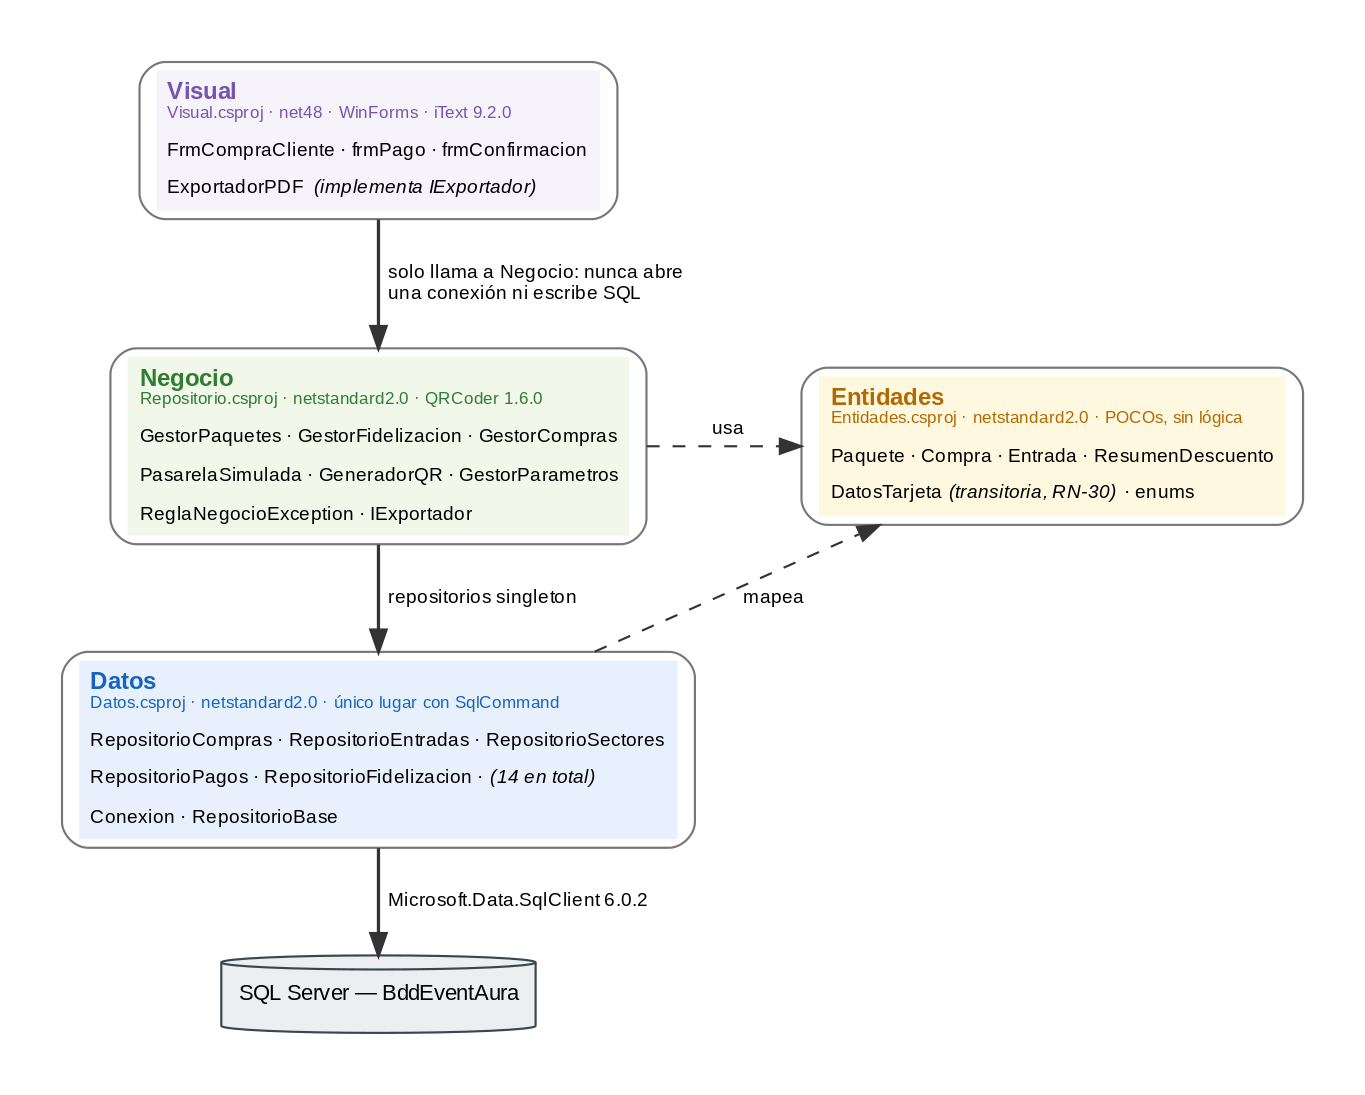

Recreate this plot in Python.
# (d) Arquitectura de la solucion - 4 capas apiladas
import subprocess

def capa(titulo, sub, clases, bg, fg):
    items = "".join(f'<TR><TD ALIGN="LEFT"><FONT POINT-SIZE="9">{c}</FONT></TD></TR>' for c in clases)
    return (f'<<TABLE BORDER="0" CELLBORDER="0" CELLSPACING="2" CELLPADDING="3" BGCOLOR="{bg}">'
            f'<TR><TD ALIGN="LEFT"><FONT POINT-SIZE="11" COLOR="{fg}"><B>{titulo}</B></FONT>'
            f'<BR ALIGN="LEFT"/><FONT POINT-SIZE="8" COLOR="{fg}">{sub}</FONT></TD></TR>'
            f'{items}</TABLE>>')

V = capa("Visual", "Visual.csproj &#183; net48 &#183; WinForms &#183; iText 9.2.0",
         ["FrmCompraCliente &#183; frmPago &#183; frmConfirmacion",
          "ExportadorPDF  <I>(implementa IExportador)</I>"], "#F6F3FB", "#7456AE")
N = capa("Negocio", "Repositorio.csproj &#183; netstandard2.0 &#183; QRCoder 1.6.0",
         ["GestorPaquetes &#183; GestorFidelizacion &#183; GestorCompras",
          "PasarelaSimulada &#183; GeneradorQR &#183; GestorParametros",
          "ReglaNegocioException &#183; IExportador"], "#F1F8E9", "#2E7D32")
D = capa("Datos", "Datos.csproj &#183; netstandard2.0 &#183; único lugar con SqlCommand",
         ["RepositorioCompras &#183; RepositorioEntradas &#183; RepositorioSectores",
          "RepositorioPagos &#183; RepositorioFidelizacion &#183; <I>(14 en total)</I>",
          "Conexion &#183; RepositorioBase"], "#E8F0FE", "#1565C0")
E = capa("Entidades", "Entidades.csproj &#183; netstandard2.0 &#183; POCOs, sin lógica",
         ["Paquete &#183; Compra &#183; Entrada &#183; ResumenDescuento",
          "DatosTarjeta <I>(transitoria, RN-30)</I> &#183; enums"], "#FFF8E1", "#B26A00")

g = f'''
digraph ARQ {{
  rankdir=TB; bgcolor=white; ranksep=0.55; pad=0.4; nodesep=0.5;
  node [shape=box, style="rounded", fontname="Liberation Sans", color="#777777"];
  edge [fontname="Liberation Sans", fontsize=9, color="#333333"];

  V [label={V}]; N [label={N}]; D [label={D}]; E [label={E}];
  SQL [label="SQL Server — BddEventAura", shape=cylinder, style=filled,
       fillcolor="#ECEFF1", color="#37474F", fontsize=10];

  V -> N [penwidth=1.5, label="  solo llama a Negocio: nunca abre\\l  una conexión ni escribe SQL\\l"];
  N -> D [penwidth=1.5, label="  repositorios singleton\\l"];
  D -> SQL [penwidth=1.5, label="  Microsoft.Data.SqlClient 6.0.2\\l"];
  N -> E [style=dashed, constraint=false, label="  usa"];
  D -> E [style=dashed, constraint=false, label="  mapea"];
  {{rank=same; N; E;}}
}}
'''
open("d_arq.dot","w").write(g)
subprocess.run(["dot","-Tpng","-Gdpi=155","d_arq.dot","-o","d_arq.png"],check=True)
print("ok")
